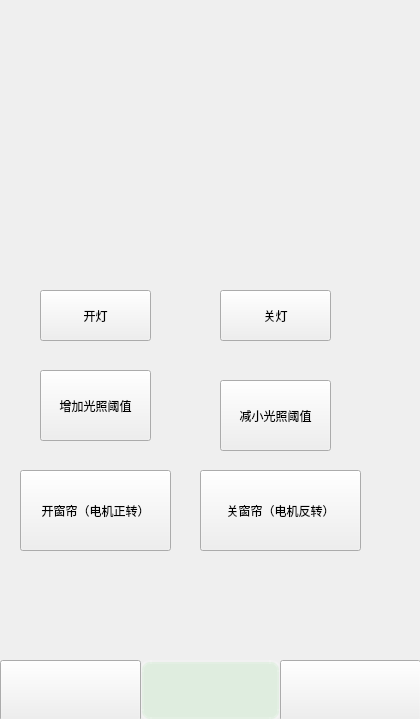
<?xml version="1.0" encoding="UTF-8"?>
<ui version="4.0">
 <class>mqtt_mine</class>
 <widget class="QWidget" name="mqtt_mine">
  <property name="geometry">
   <rect>
    <x>0</x>
    <y>0</y>
    <width>420</width>
    <height>719</height>
   </rect>
  </property>
  <property name="windowTitle">
   <string>Form</string>
  </property>
  <widget class="QPushButton" name="pushButton">
   <property name="geometry">
    <rect>
     <x>140</x>
     <y>660</y>
     <width>141</width>
     <height>61</height>
    </rect>
   </property>
   <property name="styleSheet">
    <string notr="true">QPushButton{
                   background-color:rgba(100,225,100,30);
                   border-style:outset;                
                   border-width:4px;                     
                   border-radius:10px;                   
                   border-color:rgba(255,255,255,30);   
                   font:bold 10px;                      
                   color:rgba(0,0,0,100);               
                   padding:6px;                          
				
	image: url(:/image/user.png);
}
QPushButton:pressed{
                   background-color:rgba(100,255,100,200);
                   border-color:rgba(255,255,255,30);
                   border-style:inset;
                   color:rgba(0,0,0,100);
				 /*按下时字向右移动2像素*/  
    				padding-left:2px;
    				/*按下时字向下移动2像素*/  
   	 			padding-top:2px;
}
QPushButton:hover{
                   background-color:rgba(100,255,100,100);
                   border-color:rgba(255,255,255,200);
                   color:rgba(0,0,0,200);
}
</string>
   </property>
   <property name="text">
    <string/>
   </property>
  </widget>
  <widget class="QPushButton" name="pushButton_2">
   <property name="geometry">
    <rect>
     <x>280</x>
     <y>660</y>
     <width>141</width>
     <height>61</height>
    </rect>
   </property>
   <property name="styleSheet">
    <string notr="true">image: url(:/image/user.png);</string>
   </property>
   <property name="text">
    <string/>
   </property>
  </widget>
  <widget class="QPushButton" name="pushButton_3">
   <property name="geometry">
    <rect>
     <x>0</x>
     <y>660</y>
     <width>141</width>
     <height>61</height>
    </rect>
   </property>
   <property name="styleSheet">
    <string notr="true">image: url(:/image/user.png);</string>
   </property>
   <property name="text">
    <string/>
   </property>
  </widget>
  <widget class="QPushButton" name="btn_openled">
   <property name="geometry">
    <rect>
     <x>40</x>
     <y>290</y>
     <width>111</width>
     <height>51</height>
    </rect>
   </property>
   <property name="text">
    <string>开灯</string>
   </property>
  </widget>
  <widget class="QPushButton" name="btn_closeled">
   <property name="geometry">
    <rect>
     <x>220</x>
     <y>290</y>
     <width>111</width>
     <height>51</height>
    </rect>
   </property>
   <property name="text">
    <string>关灯</string>
   </property>
  </widget>
  <widget class="QPushButton" name="btn_increase">
   <property name="geometry">
    <rect>
     <x>40</x>
     <y>370</y>
     <width>111</width>
     <height>71</height>
    </rect>
   </property>
   <property name="text">
    <string>增加光照阈值</string>
   </property>
  </widget>
  <widget class="QPushButton" name="btn_decrease">
   <property name="geometry">
    <rect>
     <x>220</x>
     <y>380</y>
     <width>111</width>
     <height>71</height>
    </rect>
   </property>
   <property name="text">
    <string>减小光照阈值</string>
   </property>
  </widget>
  <widget class="QPushButton" name="btn_opencurtain">
   <property name="geometry">
    <rect>
     <x>20</x>
     <y>470</y>
     <width>151</width>
     <height>81</height>
    </rect>
   </property>
   <property name="text">
    <string>开窗帘（电机正转）</string>
   </property>
  </widget>
  <widget class="QPushButton" name="btn_closecurtain">
   <property name="geometry">
    <rect>
     <x>200</x>
     <y>470</y>
     <width>161</width>
     <height>81</height>
    </rect>
   </property>
   <property name="text">
    <string>关窗帘（电机反转）</string>
   </property>
  </widget>
  <zorder>pushButton</zorder>
  <zorder>pushButton_2</zorder>
  <zorder>pushButton_3</zorder>
  <zorder>btn_closeled</zorder>
  <zorder>btn_increase</zorder>
  <zorder>btn_decrease</zorder>
  <zorder>btn_opencurtain</zorder>
  <zorder>btn_closecurtain</zorder>
  <zorder>btn_openled</zorder>
 </widget>
 <resources/>
 <connections/>
</ui>
